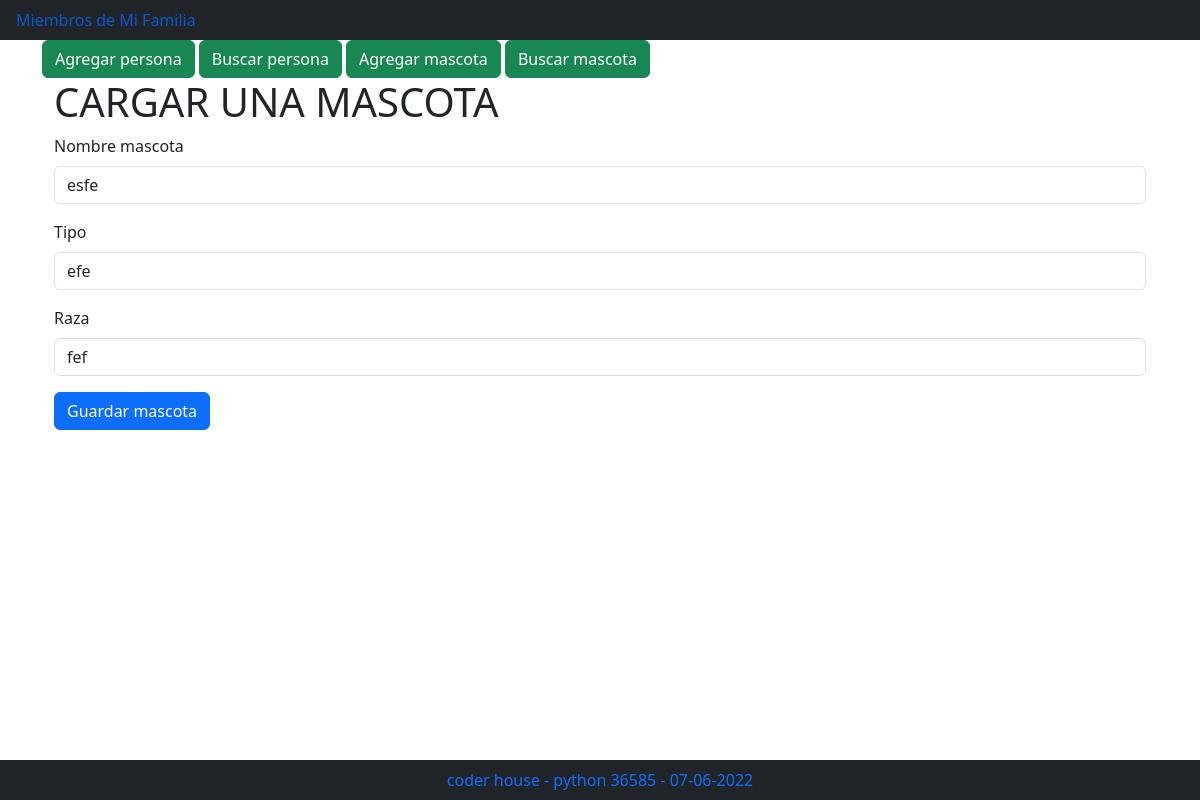
Page /actualizar_mascota/1 on the committed database.
### familia/models.py (models this page shows)
class Mascota(models.Model):
    nombre_mascota = models.CharField(max_length=100)
    tipo = models.CharField(max_length=100)
    raza = models.CharField(max_length=100)

### familia/views.py (the view, shortened to what this page needs)
# urls.py: path('actualizar_mascota/<identificador>', views.actualizar_mascota, name="actualizar_mascota"),
def actualizar_mascota(request, identificador):
    if request.method == "GET":
        mascota = get_object_or_404(Mascota, pk=int(identificador))
        initial = {
            "id": mascota.id,
            "nombre_mascota": mascota.nombre_mascota,
            "tipo": mascota.tipo,
            "raza": mascota.raza,
        }
        form_actualizar = ActualizarMascotaForm(initial=initial)
        return render(request, 'familia/form_carga_mascota.html', {'form': form_actualizar, 'actualizar': True})

### familia/forms.py
class ActualizarMascotaForm(AgregarMascotaForm):
    id = forms.IntegerField(widget = forms.HiddenInput())

### familia/templates/familia/form_carga_mascota.html (shortened to what this page needs)
{% extends "familia/index.html" %}
{% load django_bootstrap5 %}
{% block cuerpo %}
<div class="container">
   <div class="row">
     <div class="col">
      <h1>CARGAR UNA MASCOTA</h1>
     </div>
     </div>
     <div class="row">
     <div class="col">
     {% if actualizar_mascota %}
         <form action="{% url  'actualizar_mascota'%}" method="post">
     {% else %}
         <form action="{% url  'agregar_mascota'%}" method="post">
     {% endif %}
     {% bootstrap_form form %}
     {% if actualizar_mascota %}
      {% bootstrap_button "Actualizar mascota" button_type="submit" button_class="btn-primary" %}
     {% else %}
      {% bootstrap_button "Guardar mascota" button_type="submit" button_class="btn-primary" %}
     {% endif %}
    </form>
   </div>
  </div>
 </div>
{% endblock %}

### rows in the picture
Mascota: nombre_mascota "esfe", tipo "efe", raza "fef"
